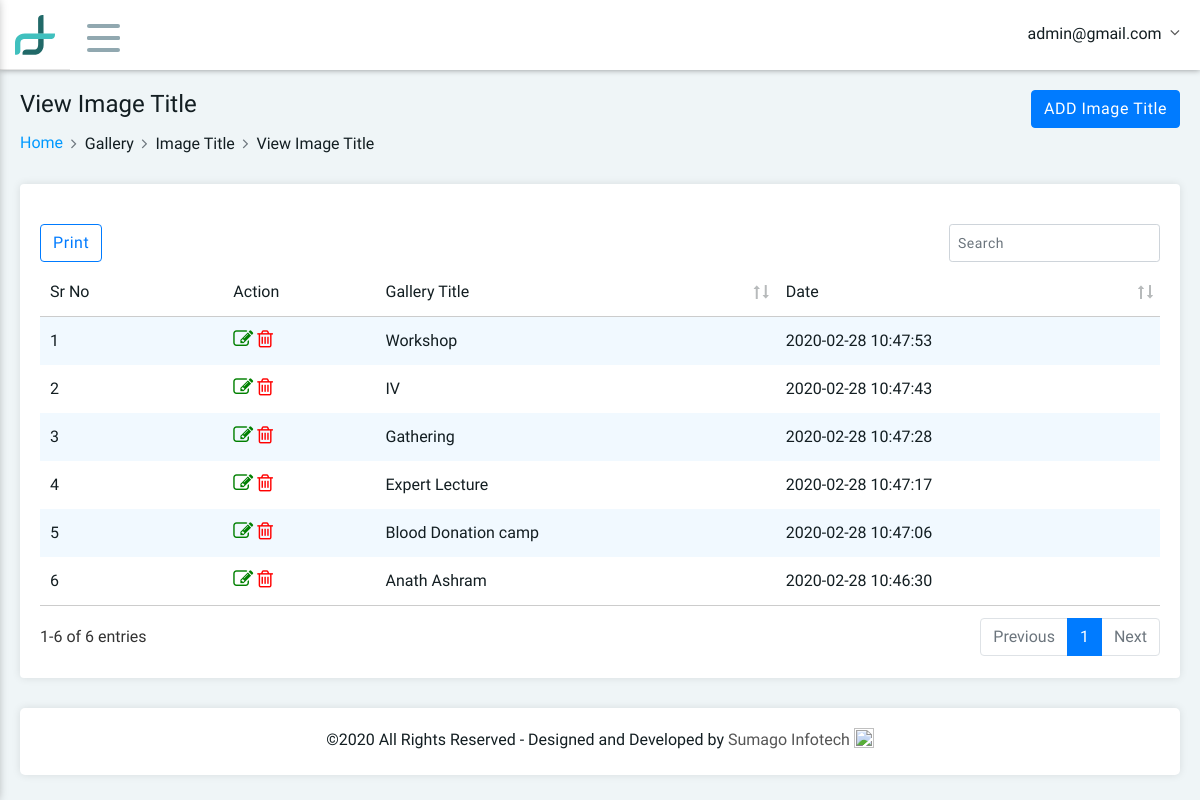
The page /view_image.php (signed in) on the database its author committed.
### tables this page shows
CREATE TABLE IF NOT EXISTS `tbl_gallery_image_title` (
  `fld_image_title_id` int(11) NOT NULL,
  `fld_image_title` varchar(50) NOT NULL,
  `fld_gallery_created_date` datetime NOT NULL DEFAULT CURRENT_TIMESTAMP,
  `fld_gallery_modified_date` datetime NOT NULL DEFAULT CURRENT_TIMESTAMP ON UPDATE CURRENT_TIMESTAMP,
  `fld_delete` int(11) NOT NULL
);

### view_image.php (the view, shortened to what this page needs)
<!DOCTYPE html>
<html>
<head>
	<?php include('include/head.php'); ?>
	<link rel="stylesheet" type="text/css" href="src/plugins/datatables/media/css/jquery.dataTables.css">
	<link rel="stylesheet" type="text/css" href="src/plugins/datatables/media/css/dataTables.bootstrap4.css">
	<link rel="stylesheet" type="text/css" href="src/plugins/datatables/media/css/responsive.dataTables.css">
</head>
<body>
	<?php include('include/header.php'); ?>
	<div class="main-container">
		<div class="pd-ltr-20 customscroll customscroll-10-p height-100-p xs-pd-20-10">
			<div class="min-height-200px">
				<div class="page-header">
					<div class="row">
						<div class="col-md-6 col-sm-12">
							<div class="title">
								<h4>View Image Title</h4>
							</div>
							<nav aria-label="breadcrumb" role="navigation">
								<ol class="breadcrumb">
									<li class="breadcrumb-item"><a href="index.php">Home</a></li>
									<li class="breadcrumb-item">Gallery</li>
									<li class="breadcrumb-item">Image Title</li>
									<li class="breadcrumb-item active" aria-current="page">View Image Title</li>
								</ol>
							</nav>
						</div>
						<div class="col-md-6 col-sm-12 text-right">
							<div class="dropdown">
								<a class="btn btn-primary" href="add_image.php" role="button">
									ADD Image Title
								</a>
							</div>
						</div>
					</div>
				</div>
				<div class="pd-20 bg-white border-radius-4 box-shadow mb-30">
					<div class="row">
						<table class="stripe hover data-table-export nowrap">
							<thead>
								<tr>
									<th class="table-plus datatable-nosort">Sr No</th>
									<th class="datatable-nosort">Action</th>
                                    <th>Gallery Title</th>
                                    <th>Date</th>
								</tr>
							</thead>
							<tbody>
								<?php
                                    $count=0;
                                    $query="select * from tbl_gallery_image_title where fld_delete='0' order by fld_image_title_id desc ";
                                    $row=mysqli_query($connect,$query) or die(mysqli_error($connect));
                                    while($fetch=mysqli_fetch_array($row)) {
                                    extract($fetch);
                                ?>
								<tr>
									<td class="table-plus"><?php echo ++$count; ?></td>
									<td>
										<a href="image_update.php?fld_image_title_id=<?php echo $fetch['fld_image_title_id'] ?>"><i class="fa fa-edit" style="color: green; font-size: 20px;"></i></a>
										<a href="image_delete.php?fld_image_title_id=<?php echo $fetch['fld_image_title_id'] ?>" onclick="return confirm('Are You Sure To Delete Image Title')"><i class="fa fa-trash-o" style="color: red; font-size: 20px;"></i></a>
									</td>
									<td><?php echo $fetch['fld_image_title'];?></td>
									<td><?php echo $fetch['fld_gallery_created_date'];?></td>
								</tr>
								<?php } ?>
							</tbody>
						</table>
					</div>
				</div>
			</div>
			 <?php include('include/footer.php'); ?>
		</div>
	</div>
</body>
</html>

### include/header.php (shortened to what this page needs)
<?php include "config.php";
 ?>
	<div class="header clearfix">
		<div class="header-right">
			<div class="brand-logo">
				<a href="#">
					<img src="vendors/images/logo.png" alt="" class="mobile-logo">
				</a>
			</div>
			<div class="menu-icon">
				<span></span>
				<span></span>
				<span></span>
			</div>
			<div class="user-info-dropdown">
				<div class="dropdown">
					<a class="dropdown-toggle" href="#" role="button" data-toggle="dropdown">
						<?php
                            $query=mysqli_query($connect,"select * from tbl_admin where fld_email='".$_SESSION['email']."'") or die(mysqli_error($connect));
                            $fetch=mysqli_fetch_array($query);
                            extract($fetch);
                        ?>
						<span class="user-name"><?php echo $fetch['fld_email']; ?></span>
					</a>
				</div>
			</div>
		</div>
	</div>

### rows shown on the page
tbl_gallery_image_title: fld_image_title "Workshop", fld_gallery_created_date "2020-02-28 10:47:53"
tbl_gallery_image_title: fld_image_title "IV", fld_gallery_created_date "2020-02-28 10:47:43"
tbl_gallery_image_title: fld_image_title "Gathering", fld_gallery_created_date "2020-02-28 10:47:28"
tbl_gallery_image_title: fld_image_title "Expert Lecture", fld_gallery_created_date "2020-02-28 10:47:17"
tbl_gallery_image_title: fld_image_title "Blood Donation camp", fld_gallery_created_date "2020-02-28 10:47:06"
tbl_gallery_image_title: fld_image_title "Anath Ashram", fld_gallery_created_date "2020-02-28 10:46:30"

### other values the page prints
$fetch['fld_email'] "admin@gmail.com"
